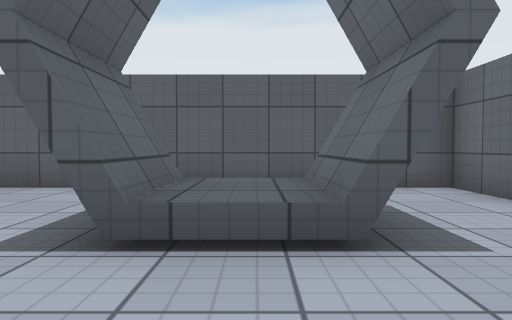
[1] (above)

16 first-person views from a walk through a scene from a Unity 3-D project. The camera is 0.72 m above the floor, tilts 2° down and sees 70° across. The floor is counted in squares, 1 m on a side. Each view is taken from the middle of a square. On the plan, view 1 faces up. The plan holds only what a view shows up to about 11 squares ahead; the rest is blank. Surface patterns are stand-ins for the level's own textures.

[2]
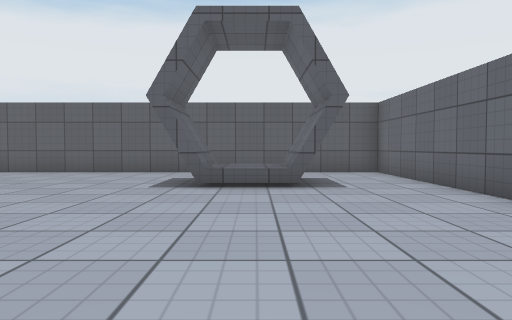

[3]
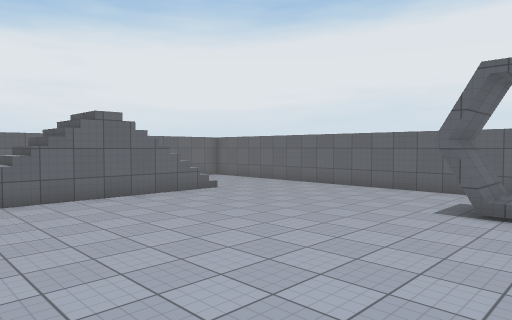

[4]
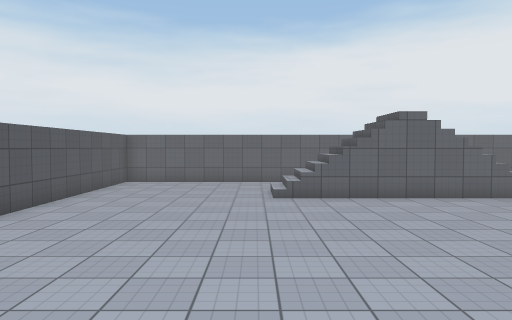

[5]
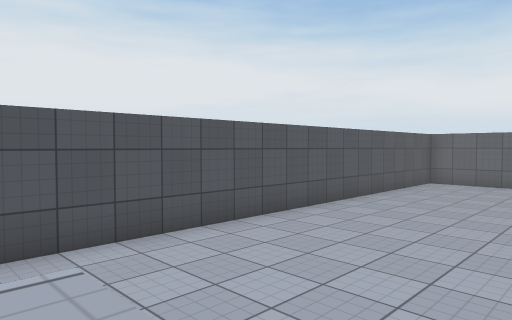

[6]
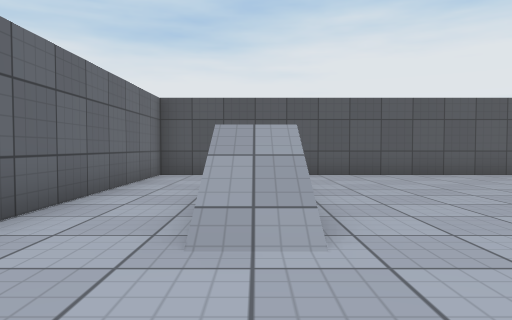

[7]
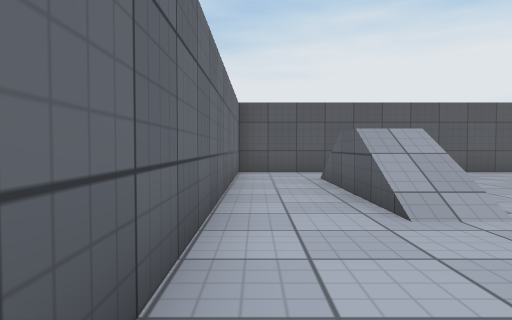

[8]
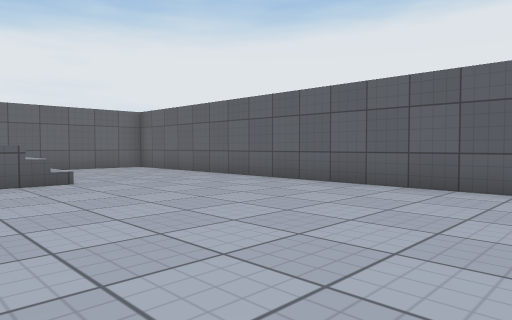

[9]
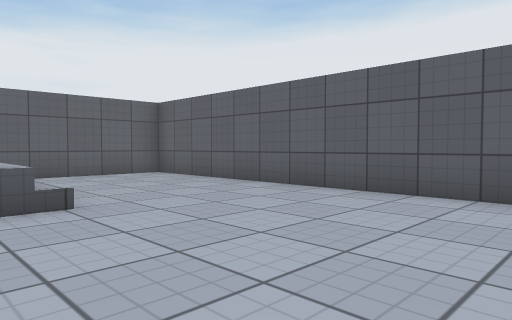

[10]
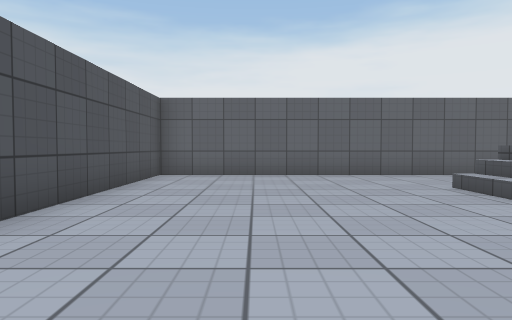

[11]
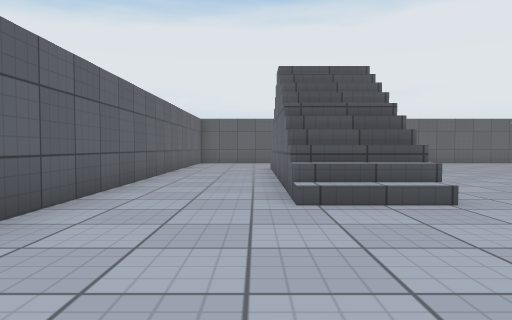

[12]
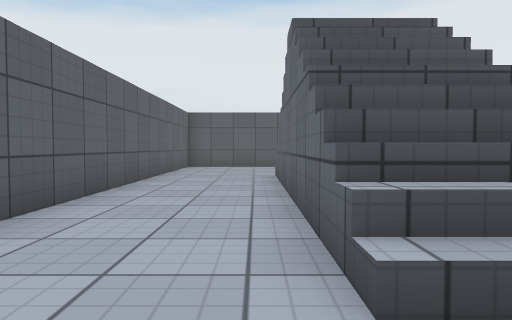

[13]
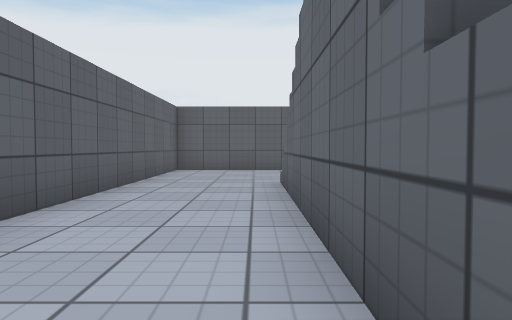

[14]
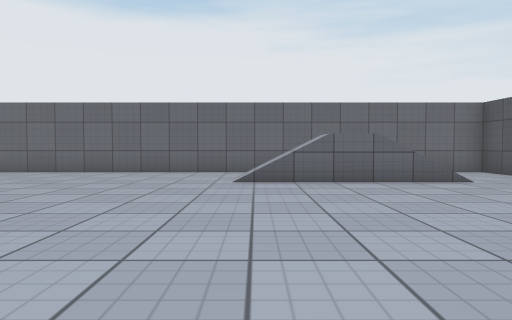

[15]
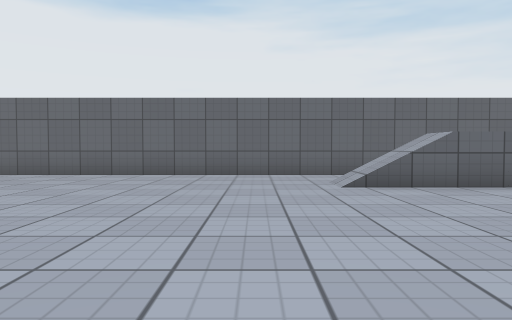

[16]
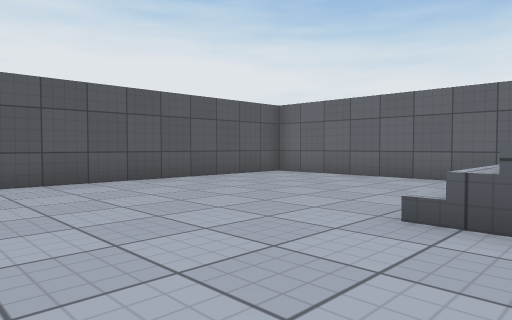

### Floor plan
Points are (right, up) in squares from view 1. A wall is a line through its corners. A room is listed if a view was taken in it or the views show most of it. See-through windows are left out.
Room 1 (views 1, 2, 3, 4, 5, 6, 7, 8, 9, 10, 11, 12, 13, 14, 15, 16)
walls: (-9.5, -4.3) (-11.5, -4.3); (-9.4, -4.7) (-11.5, -4.7); (-11.5, -5.5) (-11.5, 1.8); (-9.5, 2.5) (-9.5, -5.5); (1.4, 2.5) (-1.6, 2.5); (-1.5, 6.5) (-14.5, 6.5) (-14.5, -11.5) (3.5, -11.5) (3.5, 2.5)
low walls: (-9.4, -5.1) (-11.5, -5.1); (-9.5, -5.5) (-11.5, -5.5)
ways out: opening at (2.5, 3.5) to room 2; opening at (0, 3.5)
Room 2 (no view inside)
walls: (3.5, 2.5) (3.5, 6.5) (0.5, 6.5)
ways out: opening at (2.5, 3.5) to room 1; opening at (1, 5.5)

Positions as (right, up) in squares from view 1, and headings:
1: (0, 0), facing up
2: (0, -4), facing up
3: (1, -6), facing up-left
4: (1, -6), facing left
5: (1, -6), facing down-left
6: (1, -2), facing down
7: (3, -1), facing down
8: (-2, 0), facing up-left
9: (-5, 1), facing up-left
10: (-5, -9), facing left
11: (-12, -10), facing up
12: (-12, -7), facing up
13: (-12, -5), facing up
14: (-7, -5), facing right
15: (-6, -3), facing right
16: (-6, -4), facing down-left
